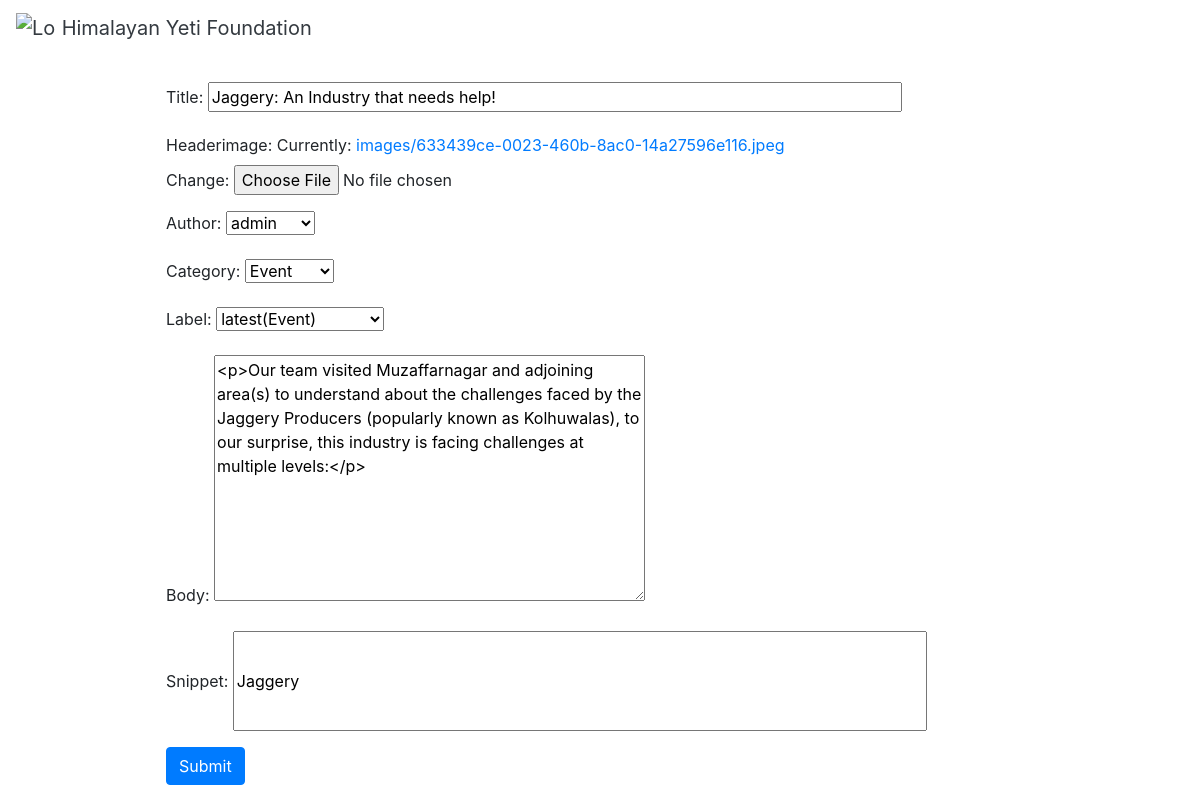
Screenshot of /updatearticle/28 (signed in) with the database file from the repository.
### mainapp/models.py (models this page shows, shortened)
class article(models.Model):
    bid = models.AutoField(primary_key=True)
    title = models.CharField(max_length=255, null=True)
    headerimage = models.ImageField(null=True, upload_to="images")
    author = models.ForeignKey(User, on_delete=models.CASCADE)
    postdate = models.DateTimeField(editable=False, auto_now=True)
    category = models.ForeignKey(categories, on_delete=models.CASCADE)
    label = models.ForeignKey(label, on_delete=models.CASCADE)
    body = RichTextField(blank=True, null=True)
    snippet = models.CharField(max_length=255)

### mainapp/views.py (the view, shortened to what this page needs)
# urls.py: path('updatearticle/<int:pk>', views.updatearticle, name="updatearticle"),
@login_required(login_url='/userlogin')
def updatearticle(request, pk):
    contex={}
    blog_post = get_object_or_404(article, bid=pk)
    form = articleform(instance=blog_post)
    contex['artform']=form
    return render(request, "mainapp/addarticle.html", contex)

### mainapp/forms.py
class articleform(forms.ModelForm):
    class Meta:
        model=article
        fields="__all__"

### mainapp/models.py (called while the page is built)
    def __str__(self):
        return self.name

    def __str__(self):
        return f"{self.name}({self.parentcategory})"

### mainapp/templates/mainapp/addarticle.html (shortened to what this page needs)
<!doctype html>
<html lang="en">
<head>
    <link rel="stylesheet" href="https://cdn.jsdelivr.net/npm/bootstrap@4.3.1/dist/css/bootstrap.min.css"
>
</head>
<body>
    <nav class="navbar navbar-white bg-white">
        <a class="navbar-brand text-dark" href="{% url 'home' %}">
            <img src="https://s3.ap-south-1.amazonaws.com/assets.ynos.in/startup-logos/YNOS63244.jpg" width="40"
                height="40" class="d-inline-block align-top " alt="Logo">
            Himalayan Yeti Foundation
        </a>
    </nav>
    <form method="post" enctype="multipart/form-data" class="w-75 p-3 mx-auto">
        {{ artform.as_p }}
        <button type="submit" class="btn btn-primary ">Submit</button>
    </form>
</body>
</html>

### mainapp/templates/mainapp/addarticle.html (style rules this page uses)
#id_title { width: 80%; }
#id_snippet { width: 80%; height: 100px; }

### rows the page displays
article: title "Jaggery: An Industry that needs help!", author "admin", category "Event", label "latest(Event)", body "<p>Our team visited Muzaffarnagar and adjoining area(s) to understand about the challenges faced by the Jaggery Producers (popularly known as Kolhuwalas), to our surprise, this industry is facing challenges at multiple levels:</p>", snippet "Jaggery"
